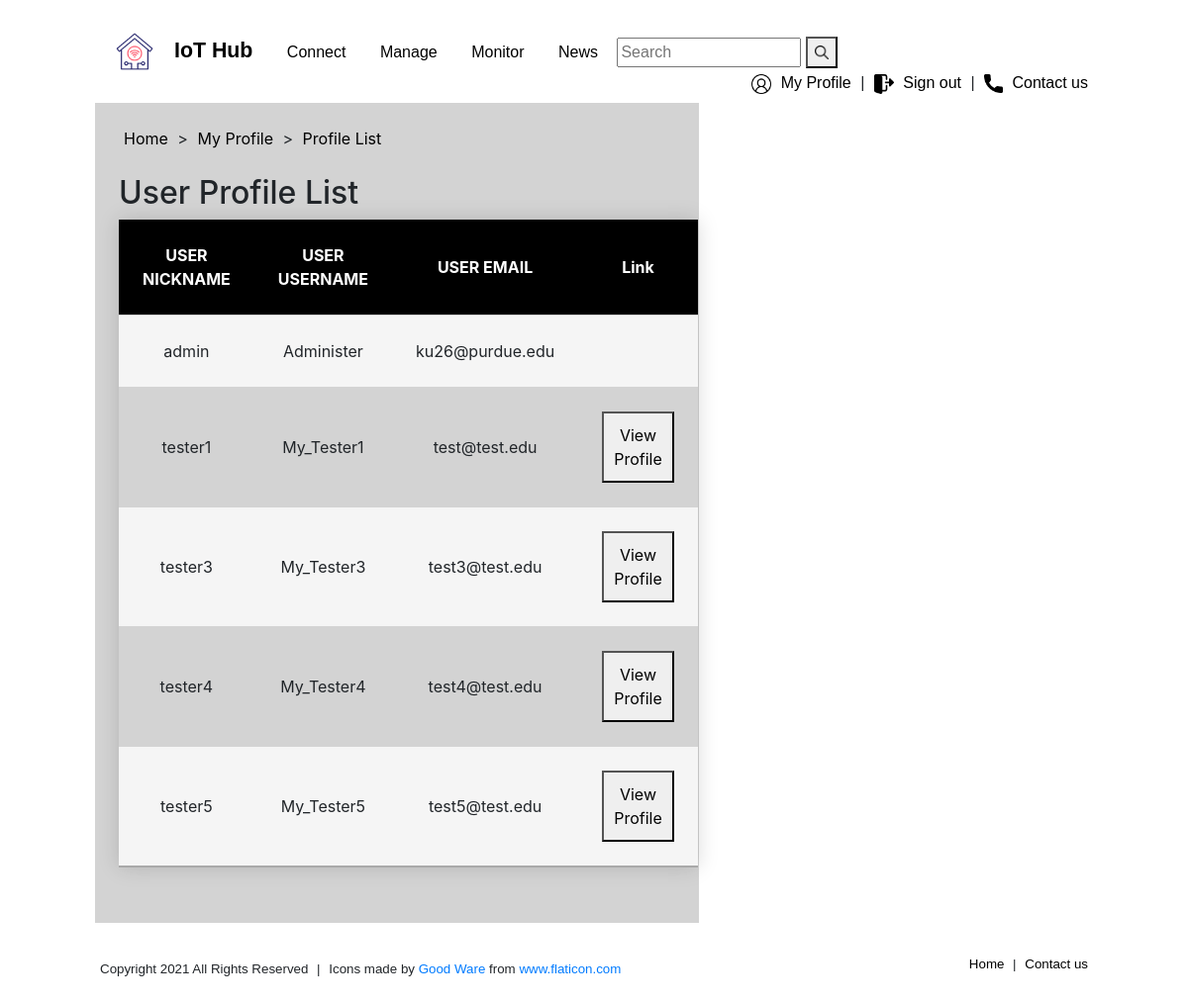
Screenshot of /CNIT581-048-project3/profiles/ (signed in) with the database file from the repository.
### hubapp/models.py (models this page shows)
class CustomUser(AbstractUser):
    nickname = models.CharField(max_length=100)
    gender_type_choices = (
        ('Male', 'Male'),
        ('Female', 'Female'),
        ('Not to say', 'Not to say')
    )
    gender = models.CharField(max_length=10, choices=gender_type_choices)
    followers = models.ManyToManyField(
        settings.AUTH_USER_MODEL,
        related_name='following',
        blank=True
    )

### hubapp/views.py (the view)
# urls.py: path('profiles/', views.profiles, name='profiles'),
def profiles(request):
    if request.user.is_authenticated:
        registered_users = CustomUser.objects.all().order_by('id')
        return render(request, 'hubapp/profiles.html', {'registered_users': registered_users})
    else:
        return redirect('signin')

### hubapp/templates/hubapp/profiles.html (shortened to what this page needs)
{% extends "hubapp/base.html" %}
{% block header %}
    <a href="{% url 'index' %}">Home</a> >
    <a href="{% url 'myprofile' %}">My Profile</a> >
    <a href="{% url 'profiles' %}">Profile List</a>
{% endblock header %}
{% block title %}
    <h2>
        User Profile List
    </h2>
{% endblock title %}
{% block content %}
    <table class="devices-list">
         <thead>
            <tr>
                <th>USER NICKNAME</th>
                <th>USER USERNAME</th>
                <th>USER EMAIL</th>
                <th>Link</th>
            </tr>
        </thead>
         <tbody>
        {% for user in registered_users %}
            {% if user != request.user%}
             <tr>
                 <td>{{ user.username }}</td>
                 <td>{{ user.nickname }}</td>
                 <td>{{ user.email }}</td>
                 {% if user.is_staff%}
                     <td></td>
                 {% else %}
                    <td><button onclick="location.href='{% url 'other_profile' user.id %}'">View Profile</button></td>
                 {% endif %}
             </tr>
            {% endif %}
        {% endfor %}
         </tbody>
    </table>
{% endblock content %}

### hubapp/static/hubapp/style.css (style rules this page uses)
* { box-sizing: border-box; }
body { padding: 2vh 4vw 2vh 4vw; }
#title-container > a { margin: 5px; color: black; }
button { cursor:pointer; padding: 10px; }
.devices-list { min-width: 50%; border-collapse: collapse; box-shadow: 0 0 20px rgba(0, 0, 0, 0.15); text-align: center; }
.devices-list thead tr { background-color: black; color: white; }
.devices-list th, td { padding: 3vh; }
.devices-list thead tr, tbody tr { border-bottom: 1px solid lightgray; }
.devices-list tbody tr:nth-of-type(odd) { background-color: #F5F5F5; }
.devices-list tbody tr:last-of-type { border-bottom: 2px solid darkgray; }

### rows the page displays
CustomUser: username "admin", nickname "Administer", email "ku26@purdue.edu"
CustomUser: username "tester1", nickname "My_Tester1", email "test@test.edu", is_staff "View Profile"
CustomUser: username "tester3", nickname "My_Tester3", email "test3@test.edu", is_staff "View Profile"
CustomUser: username "tester4", nickname "My_Tester4", email "test4@test.edu", is_staff "View Profile"
CustomUser: username "tester5", nickname "My_Tester5", email "test5@test.edu", is_staff "View Profile"
